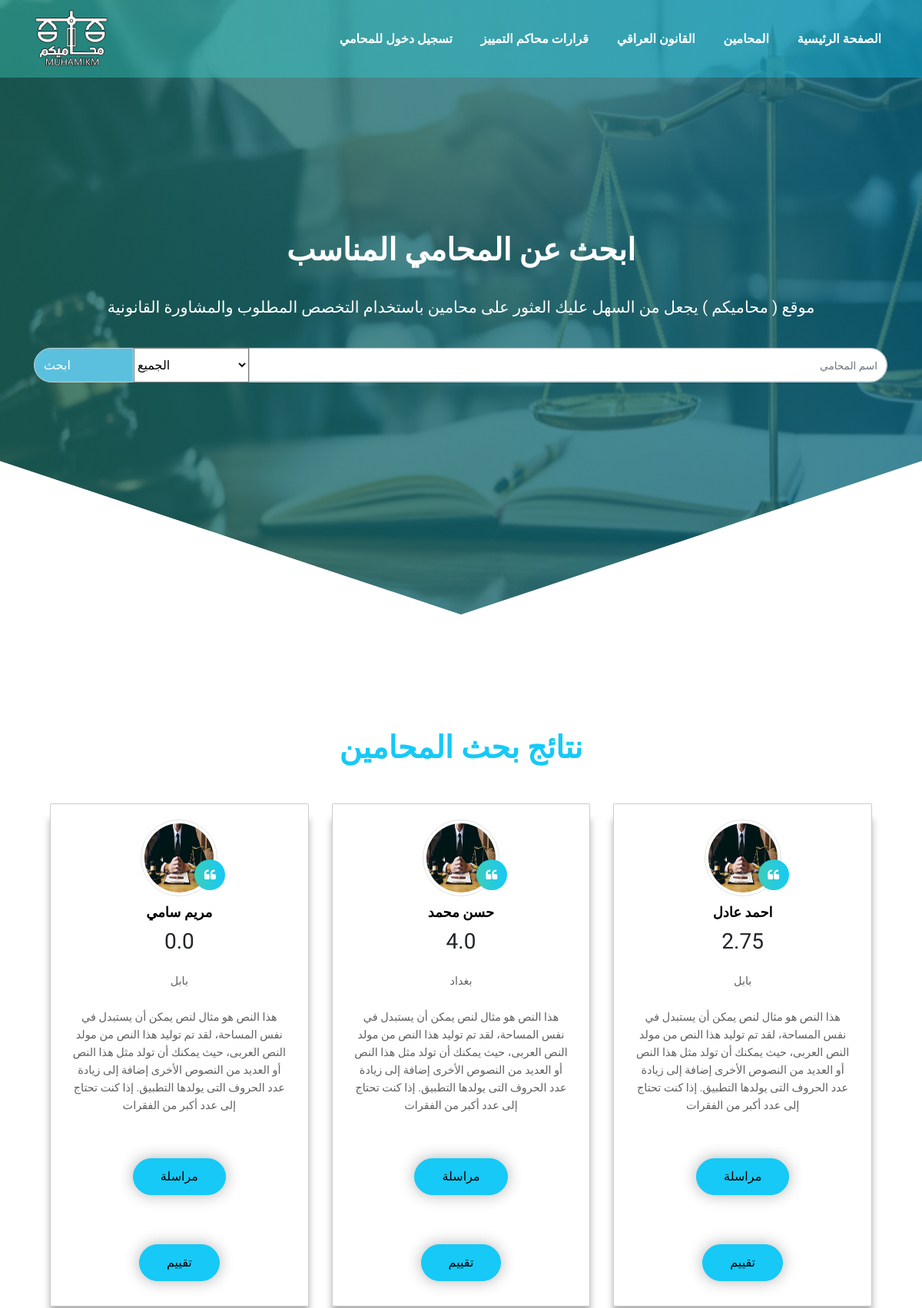
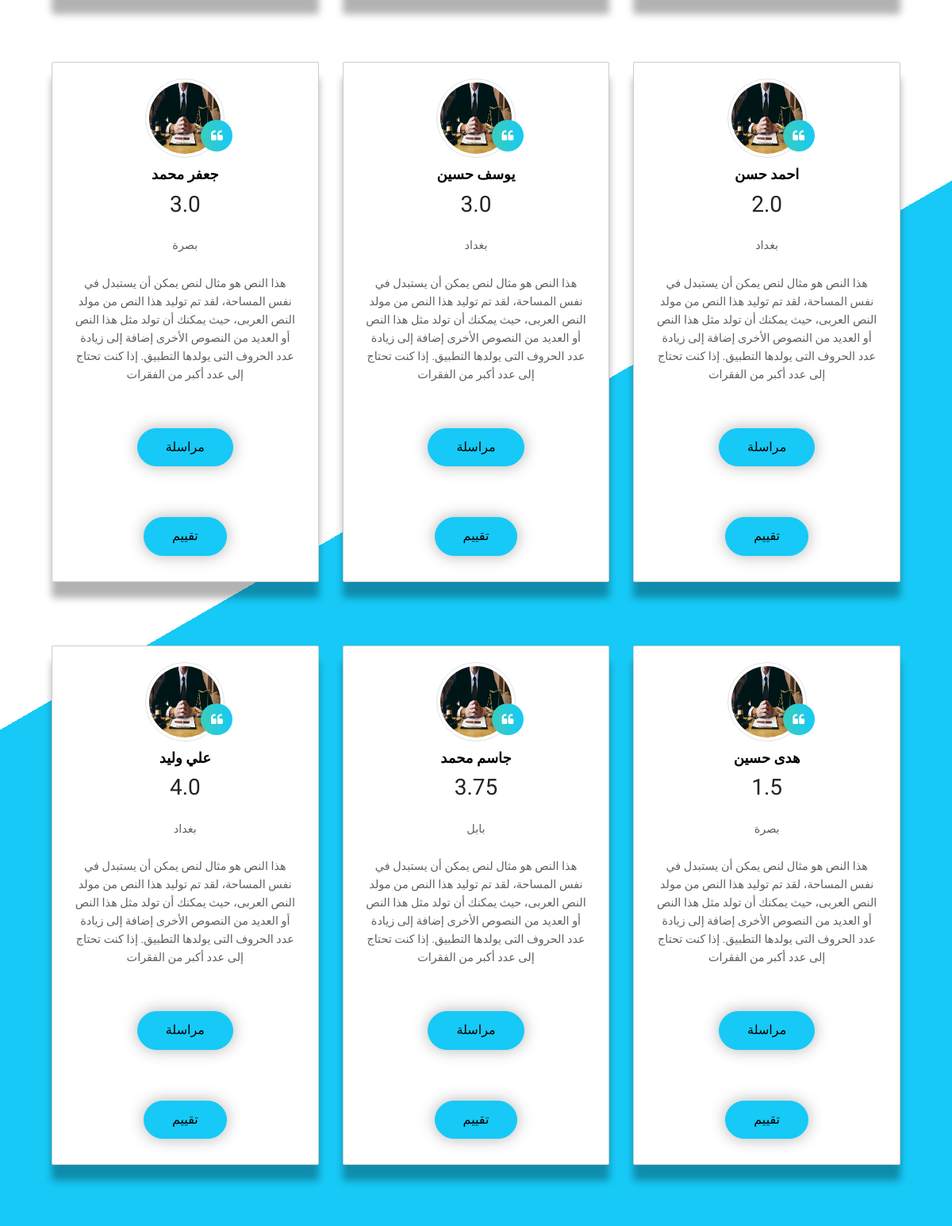
Screenshot of /lawyers-search (upper part) with the database file from the repository (2 pictures, top to bottom).
### tables this page shows
CREATE TABLE "lawyers" (
	"id"	INTEGER NOT NULL UNIQUE,
	"name"	TEXT,
	"password"	TEXT,
	"number"	TEXT,
	"email"	TEXT,
	"city"	TEXT,
	"descrip"	TEXT,
	"picture"	TEXT,
	"license"	TEXT,
	"specialization"	INTEGER,
	"exp_years"	INTEGER,
	"verfied"	INTEGER,
	"total_rating"	REAL,
	"expire_date"	TEXT,
	PRIMARY KEY("id" AUTOINCREMENT)
);

### app.py (the view)
@app.route("/lawyers-search", methods=["GET", "POST"])
def search():
    if request.method == "POST" :
        name = f"%{request.form.get('Search')}%"
        city= request.form.get('city')
        rating_list=[]
        if city == "all":
            result = db.execute("SELECT name, picture, total_rating, city,id FROM lawyers WHERE name LIKE ? AND verfied = 1  ", name)
        else :
            result = db.execute("SELECT name, picture, total_rating ,city,id FROM lawyers WHERE name LIKE ? AND city = ? AND verfied = 1  ", name, city)
        if len(result) == 0 :
            return render_template("lawy_err.html")
        else:
            return render_template ("lawy-result.html",lawyer= result , len= len(result) ,rating= rating_list)
    else:
        result = db.execute("SELECT name, picture,total_rating,city,id FROM lawyers WHERE verfied = 1 ")
        return render_template("lawy-result.html",lawyer= result , len= len(result))

### templates/lawy-result.html (shortened to what this page needs)
<!DOCTYPE html>
<html lang="en">
<head>
    <link rel="stylesheet" href="/static/lawy-srch.css">
    <link rel="stylesheet" href="https://cdnjs.cloudflare.com/ajax/libs/font-awesome/4.7.0/css/font-awesome.min.css"
 />
    <link rel="stylesheet" href="https://maxcdn.bootstrapcdn.com/bootstrap/4.5.2/css/bootstrap.min.css">
</head>
<body>
        <div class="header" id="topheader">
            <nav class="navbar navbar-expand-lg navbar-dark fixed-top">
                <div class="container">
                    <img class="navbar-brand" src="/static/img/photo_2021-01-30_14-48-09-Recovered.png" style="width: 6rem;">
                    <div class="collapse navbar-collapse" id="navbarSupportedContent">
                    <ul class="navbar-nav ml-auto">
                        <li class="nav-item">
                            <a class="nav-link" href="https://mohamikm.herokuapp.com/login">تسجيل دخول للمحامي <span class="sr-only">(current)</span></a>
                        </li>
                        <li class="nav-item">
                            <a class="nav-link" href="#"> قرارات محاكم التمييز<span class="sr-only">(current)</span></a>
                        </li>
                        <li class="nav-item">
                            <a class="nav-link" href="https://mohamikm.herokuapp.com/laws"> القانون العراقي<span class="sr-only">(current)</span></a>
                        </li>
                        <li class="nav-item">
                            <a class="nav-link" href="https://mohamikm.herokuapp.com/lawyers-search">المحامين <span class="sr-only">(current)</span></a>
                        </li>
                        <li class="nav-item active">
                            <a class="nav-link" href="https://mohamikm.herokuapp.com/">الصفحة الرئيسية <span class="sr-only">(current)</span></a>
                        </li>
                    </ul>
                    </div>
                </div>
            </nav>
            <section class="header-section">
                <div class="center-div">
                    <h1 class="font-weight-bold">
                        ابحث عن المحامي المناسب
                    </h1>
                    <p> موقع ( محاميكم ) يجعل من السهل عليك العثور على محامين باستخدام
                        التخصص المطلوب والمشاورة القانونية
                    </p>
                    <form method="POST" action="/lawyers-search">
                        <div class="input-group mb-3 container">
                            <div class="input-group-append">
                                <button class="input-group-text">ابحث</button>
                                <div class="select-wrapper">
                                    <select name="city" id="city">
                                        <option value="all" >الجميع</option>
                                    </select>
                                </div>
                            </div>
                            <input type="text" name="Search" class="form-control upperfooter" style="color: black;" placeholder="اسم المحامي">
                        </div>
                    </form>
                </div>
            </section>
        </div>
   <section class="top-teen">
    <div class="container headings text-center">
    <h1 class="text-center font-weight-bold" style="margin-bottom: 3rem; color: #16c9f6;">نتائج بحث المحامين</h1>
    </div>
        <div class="container">
            {%for x in range(len) %}
                {% if x % 3 == 0  %}
                    <div class="">
                    <div class="row">
                {%endif%}
                        <div class="col-lg-4 col-md-4 col-12">
                            <div class="box">
                                {% if  lawyer[x]["picture"] != None %}
                                <a class="img" href="#"><img src=" {{ lawyer[x]['picture'] }} "
                                        class="img-fluidi img-thumbnail"></a>
                                {%else%}
                                <a class="img" href="#"><img src="/static/img/criminal.jpg"
                                    class="img-fluidi img-thumbnail"></a>
                                {%endif%}
                                        <h1>{{ lawyer[x]["name"] }}</h1>
                                        <h3>{{ lawyer[x]["total_rating"]  }}</h3>
                                        <p class="m-4"> {{ lawyer[x]["city"] }}</p>
                                        <p class="m-4">هذا النص هو مثال لنص يمكن أن يستبدل في نفس المساحة، لقد تم توليد هذا النص
                                            من
                                            مولد النص العربى، حيث يمكنك أن تولد مثل هذا النص أو العديد من النصوص الأخرى إضافة
                                            إلى
                                            زيادة عدد الحروف التى يولدها التطبيق.
                                            إذا كنت تحتاج إلى عدد أكبر من الفقرات</p>
                                <div class="text-button">
                                    <div>
                                        <button class="topteen-button" type="button" data-toggle="modal"
                                            data-target="#exampleModalCenter">
                                            مراسلة
                                        </button>
                                    </div>
                                    <div>
                                        <button class="topteen-button"
                                            onclick="document.getElementById('id01').style.display='block'"
                                            style="width:auto;">تقييم</button>
                                    </div>
                                </div>
                            </div>
                        </div>
                {% if (x + 1 ) % 3 == 0%}
                    </div>
                    </div>
                {%endif%}
            {%endfor%}
        </div>
    </div>
</section>
</body>
</html>

### static/lawy-srch.css (style rules this page uses)
html { scroll-behavior: smooth; }
* { margin: 0; padding: 0; box-sizing: border-box; font-family: 'Lemonada', cursive; }
a { text-decoration: none !important; }
li { list-style: none !important; }
p { font-size: 0.9rem; line-height: 1.6; font-weight: 400; color: #606060; }
.header { width: 100%; height: 100vh; background-image: linear-gradient(rgba(0, 0, 0, 0.637), rgba(0, 0, 0, 0.637)), url(./img/Best-Top-10-Lawyers-In-Islamabad-750x400.jpg); background-repeat: no-repeat; background-size: 100% 100%; clip-path: polygon(100% 0%, 100% 75%, 50% 100%, 0 75%, 0 0); position: relative; }
.header::before { content: ""; position: absolute; top: 0%; bottom: 0%; left: 0; right: 0; opacity: .4; z-index: -1; background: linear-gradient(to right, #1e5799 0%, #3ccdbb 0%, #16c9f6 100%); }
.navbar:before { content: ""; position: absolute; top: 0%; bottom: 0%; left: 0; right: 0; opacity: .4; z-index: -1; background: linear-gradient(to right, #1e5799 0%, #3ccdbb 0%, #16c9f6 100%); }
select { font-size: 1rem; margin: 2rem 0; background: #fff; outline: none; min-width: 150px; min-height: 45px; }
.nav-item a { color: #ffffff !important; font-weight: bold; margin-left: 1.3rem; }
.header-section { width: 100%; height: inherit; color: white; text-align: center; position: relative; }
.center-div { width: 100%; height: auto; position: absolute; top: 50%; left: 50%; transform: translate(-50%, -50%); -ms-transform: translate(-50%, -50%); -webkit-transform: translate(-50%, -50%); }
.center-div p { font-size: 1.3rem; padding: 10px 0 20px 0; color: white; }
.center-div h1 { line-height: 2; }
.top-teen { width: 100%; height: auto; margin: 100px 0; text-align: center; padding: 50px; position: relative; background: linear-gradient(330deg, #16c9f6 55%, #fff 0%); }
.box { text-align: center; border: 1px solid rgba(0, 0, 0, 0.2); box-shadow: 0 20px 10px 0 rgba(0, 0, 0, 0.3); border-radius: 2px; transition: 0.3s ease; background: #fff; margin-bottom: 5rem; }
.box .img:after { content: "\f10d"; font-family: FontAwesome; width: 40px; height: 40px; border-radius: 50%; background: linear-gradient(to right, #1e5799 0%, #3ccdbb 0%, #16c9f6 100%); color: white; position: absolute; top: 120%; left: 70%; display: flex; justify-content: center; align-items: center; }
.topteen-button { border: 1px solid #16c9f6; border-radius: 100px; margin: 2rem 2rem; padding: 12px 35px; outline: none; font-size: 1rem; font-weight: 400; line-height: 1.4; text-align: center; background: #16c9f6; text-decoration: none; box-shadow: 0 0 20px 0 rgba(0, 0, 0, 0.3); }
.box h1 { font-size: 18px; font-weight: 700; color: #000; margin: 10px 0; }
.box a { position: relative; }
.box a img { width: 100px; height: 100px; border-radius: 50%; margin-top: 20px; }
.form-control { direction: rtl; }
::placeholder { font-size: 0.85rem; }
.upperfooter { border-radius: 0px 100px 100px 0px !important; min-width: 150px; min-height: 45px; }
.input-group-text { color: #fff !important; background: #5bc0de !important; border-radius: 100px 0 0 100px !important; min-width: 130px; min-height: 45px; }
.footer-text h3, p, li { text-align: center; }

### rows the page displays
lawyers: name "مريم سامي", total_rating "0.0", city "بابل"
lawyers: name "حسن محمد", total_rating "4.0", city "بغداد"
lawyers: name "احمد عادل", total_rating "2.75", city "بابل"
lawyers: name "جعفر محمد", total_rating "3.0", city "بصرة"
lawyers: name "يوسف حسين", total_rating "3.0", city "بغداد"
lawyers: name "احمد حسن", total_rating "2.0", city "بغداد"
lawyers: name "علي وليد", total_rating "4.0", city "بغداد"
lawyers: name "جاسم محمد", total_rating "3.75", city "بابل"
lawyers: name "هدى حسين", total_rating "1.5", city "بصرة"
